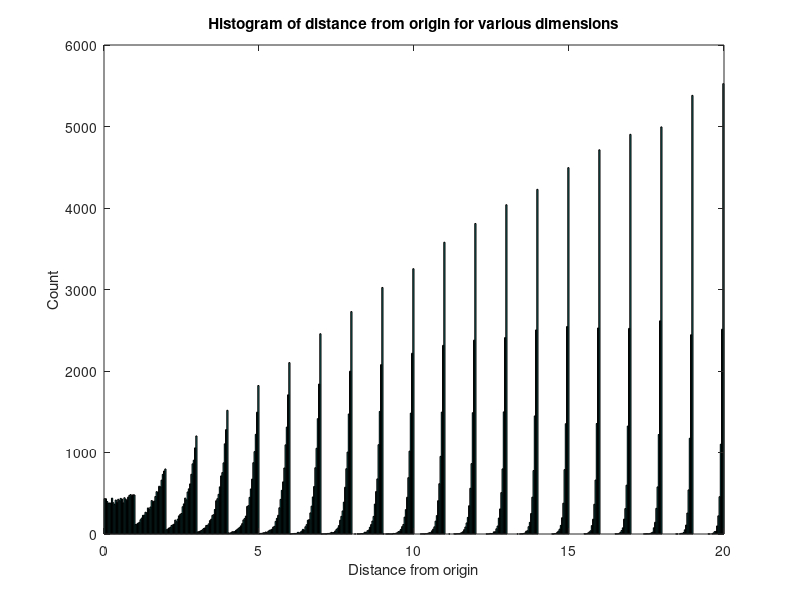

Source code (MATLAB):
%GNU Octave
function [] = p21()
   N = 10000;
   n = (1:20).^2;

   d = zeros([numel(n)*N 1]);
   w = zeros([numel(n) 1]);
   for i=1:numel(n);
      x = sample_ball(N,n(i),sqrt(n(i)));
      d(N*(i-1)+1:N*i) = transpose(norm(x,2,'cols'));
      %disp([N*(i-1)+1 N*i])
   end

   hist(d,500)
   xlabel('Distance from origin','interpreter','tex');
   ylabel('Count','interpreter','tex')
   title('Histogram of distance from origin for various dimensions','interpreter','tex');
   print('figures/p21.tikz','-dtikz','-S1280,960');
end

function [x] = sample_ball(N,n,r)
   x = randn([n N]);
   u = rand([1 N]);
   for i=1:N
      x(:,i) /= norm(x(:,i),2);
   end
   for i=1:n
      x(i,:) =  r*u.^(1/n).*x(i,:);
   end
end
